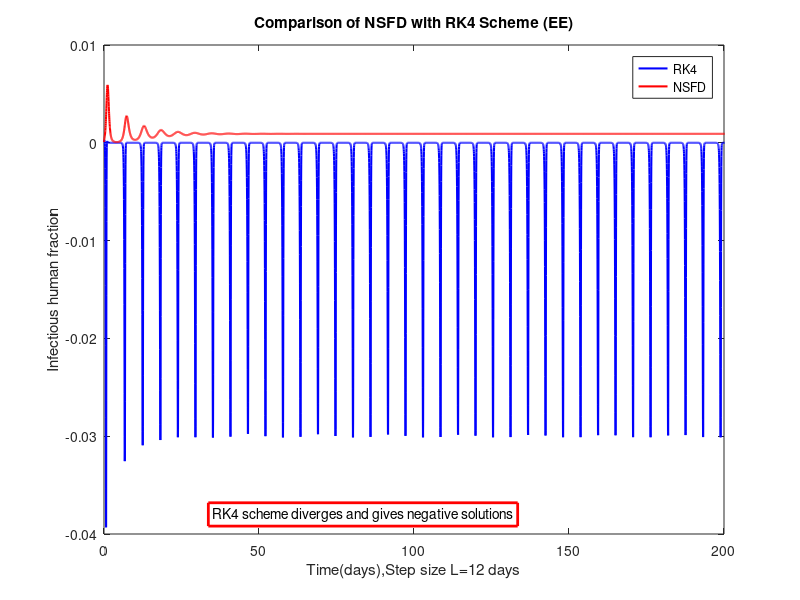

Write the MATLAB code that produced this figure.
clc
clear all 
close all
%%%%%%%%%%%%%%%%%%%%%%%%%%%%%%%%%%%%%%%%%%%%%%%%%%%%%%%%%%%%%%%%% Humans pop parameters
NT=5000; %Rate of recruitment for humans
muh=0.0000391; %Rate of death for humans
d1=0.01; %Disease mortality rate of infectious humans  %Asma AIMS 2023 paper
d2=0.001; %Disease mortality rate of under treatment humans %Asma AIMS 2023 paper
betah=0.00005; %Rate of infection from vector to human
q1=1/5; %Rate at which infected human becomes infectious
q2=0.03; %Rate of treatment of infectious humans %Asma AIMS 2023 paper
q3=0.002; %Assumed %Rate of recovery of under treatment humans
q4=0.0007; %Recovery rate of infectious humans
%r=1/14; %Rate of recovery of infectious humans

%%%%%%%%%%%%%%%%%%%%%%%%%%%%%%%%%%%%%%%%%%%%%%%%%%%%%%%%%%%%%%%%%%%%%%%%%%%% Vector pop parameters
lambdav=300; %Rate of recruitment for vectors, %For EE(300)% For DFE(3.00)
muv=1/14; %Rate of death for vectors
betav=0.00008; %Rate of infection from human to vector
alphav=1/10; %Rate at which infected vectors becomes infectious
Nv=lambdav/muv;
%%%%%%%%%%%%%%%%%%%%%%%%%%%%%%%%%%%%%%%%%%%%%%%%%%%%%%%%%%
L=12.0; %Time step size
t=0:L:120000; %Total time grids
%%%%%%%%%%%%%%%%%%%%%%%%%%%%%%%%%%%%%%%%%%%%%%%% Initilization for RK4 method 
S=zeros(1,length(t));
A=zeros(1,length(t));
I=zeros(1,length(t));
T=zeros(1,length(t));
Ev=zeros(1,length(t));
Iv=zeros(1,length(t));

S(1)=0.1;  %Initial conditions
A(1)=0.0001;
I(1)=0.0001;
T(1)=0.0001;
Ev(1)=0.001;
Iv(1)=0.001;
%l=1-exp(-l);

for n=1:length(t)-1
    k1=L*(muh-betah*S(n)*Iv(n)*Nv-muh*S(n));
    l1=L*(betah*S(n)*Iv(n)*Nv-(muh+q1+q4)*A(n));
    m1=L*(q1*A(n)-(muh+d1+q2)*I(n));
    n1=L*(q2*I(n)-(muh+d2+q3)*T(n));
    b1=L*(betav*I(n)*NT*(1-Ev(n)-Iv(n))-(muv+alphav)*Ev(n));
    p1=L*(alphav*Ev(n)-muv*Iv(n));
    
    k2=L*(muh-betah*(S(n)+k1/2)*(Iv(n)+p1/2)*Nv-muh*(S(n)+k1/2));
    l2=L*(betah*(S(n)+k1/2)*(Iv(n)+p1/2)*Nv-(muh+q1+q4)*(A(n)+l1/2));
    m2=L*(q1*(A(n)+l1/2)-(muh+d1+q2)*(I(n)+m1/2));
    n2=L*(q2*(I(n)+m1/2)-(muh+d2+q3)*(T(n)+n1/2));
    b2=L*(betav*(I(n)+m1/2)*NT*(1-(Ev(n)+b1/2)-(Iv(n)+p1/2))-(muv+alphav)*(Ev(n)+b1/2));
    p2=L*(alphav*(Ev(n)+b1/2)-muv*(Iv(n)+p1/2));
    
    k3=L*(muh-betah*(S(n)+k2/2)*(Iv(n)+p2/2)*Nv-muh*(S(n)+k2/2));
    l3=L*(betah*(S(n)+k2/2)*(Iv(n)+p2/2)*Nv-(muh+q1+q4)*(A(n)+l2/2));
    m3=L*(q1*(A(n)+l2/2)-(muh+d1+q2)*(I(n)+m2/2));
    n3=L*(q2*(I(n)+m2/2)-(muh+d2+q3)*(T(n)+n2/2));
    b3=L*(betav*(I(n)+m2/2)*NT*(1-(Ev(n)+b2/2)-(Iv(n)+p2/2))-(muv+alphav)*(Ev(n)+b2/2));
    p3=L*(alphav*(Ev(n)+b2/2)-muv*(Iv(n)+p2/2));
    
    k4=L*(muh-betah*(S(n)+k3)*(Iv(n)+p3)*Nv-muh*(S(n)+k3));
    l4=L*(betah*(S(n)+k3)*(Iv(n)+p3)*Nv-(muh+q1+q4)*(A(n)+l3));
    m4=L*(q1*(A(n)+l3)-(muh+d1+q2)*(I(n)+m3));
    n4=L*(q2*(I(n)+m3)-(muh+d2+q3)*(T(n)+n3));
    b4=L*(betav*(I(n)+m3)*NT*(1-(Ev(n)+b3)-(Iv(n)+p3))-(muv+alphav)*(Ev(n)+b3));
    p4=L*(alphav*(Ev(n)+b3)-muv*(Iv(n)+p3));
    
   S(n+1)=S(n)+(k1+2*k2+2*k3+k4)/6;
   A(n+1)=A(n)+(l1+2*l2+2*l3+l4)/6;
   I(n+1)=I(n)+(m1+2*m2+2*m3+m4)/6;
   T(n+1)=T(n)+(n1+2*n2+2*n3+n4)/6;
   Ev(n+1)=Ev(n)+(b1+2*b2+2*b3+b4)/6;
   Iv(n+1)=Iv(n)+(p1+2*p2+2*p3+p4)/6;
end
%%%%%%%%%%%%%%%%%%%%%%%%%%%%%%%%%%%%%%%%%%%%% Initilization for NSFD
SN=zeros(1,length(t));
AN=zeros(1,length(t));
IN=zeros(1,length(t));
TN=zeros(1,length(t));
EvN=zeros(1,length(t));
IvN=zeros(1,length(t));

SN(1)=0.1;  %Initial conditions
AN(1)=0.0001;
IN(1)=0.0001;
TN(1)=0.0001;
EvN(1)=0.001;
IvN(1)=0.001;
%l=1-exp(-l);

for n=1:length(t)-1
    SN(n+1)=(SN(n)+L*muh)/(1+L*(betah*Nv*IvN(n)+muh));
    AN(n+1)=(AN(n)+L*betah*Nv*SN(n+1)*IvN(n))/(1+L*(muh+q1+q4));
    IN(n+1)=(IN(n)+L*q1*AN(n+1))/(1+L*(muh+d1+q2));
    TN(n+1)=(TN(n)+L*q2*IN(n+1))/(1+L*(muh+d2+q3));
    EvN(n+1)=(EvN(n)+L*betav*NT*IN(n+1)*(1-IvN(n)))/(1+L*(betav*NT*IN(n+1)+muv+alphav));
    IvN(n+1)=(IvN(n)+L*alphav*EvN(n+1))/(1+L*muv);
end
%%%%%%%%%%%%%%%%%%%%%%%%%%%%%%%%%%%%%%%%%%%%%%%%%%%%%%%%%%%%%%%%%%%%%%% R0
X=betah*Nv*alphav*betav*NT*q1;
Y=muv*(muv+alphav)*(muh+q1+q4)*(muh+d1+q2);
R0=X./Y
%%%%%%%%%%%%%%%%%%%%%%%%%%%%%%%%%%%%%%%%%%%%%%%%%%%%%%%%%%%%%%%%%%%
plot (t/365,I,'b-','linewidth',1.5)
hold on
plot (t/365,IN,'r-','linewidth',1.5)
hold off
title('Comparison of NSFD with RK4 Scheme (EE)')
xlabel('Time(days),Step size L=12 days')
ylabel('Infectious human fraction')
text(35,-0.038,'RK4 scheme diverges and gives negative solutions','EdgeColor','r','linewidth',2.0)
legend ('RK4','NSFD')

xlim([0 200])
